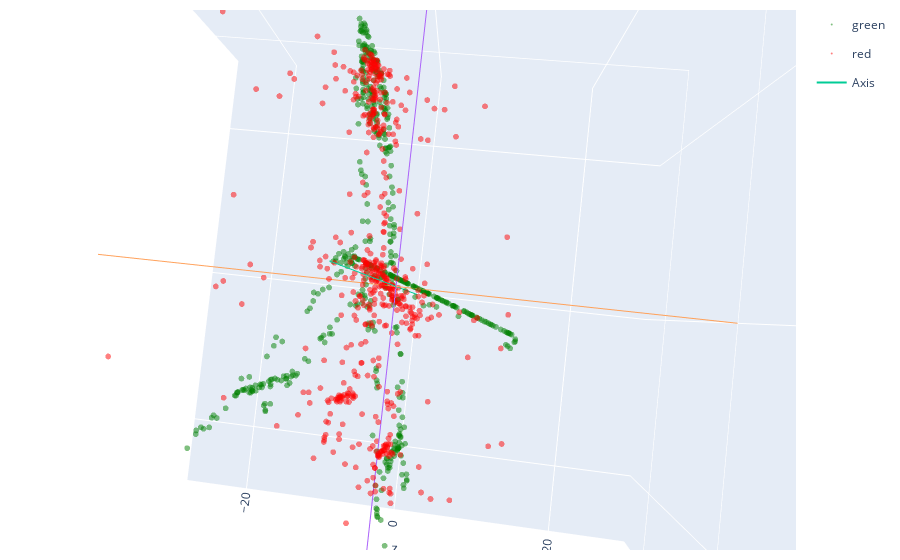

Notebook cell for this chart:
### Code cell
min_dist, best_t = get_4pointsample_transform_mat(embedding, points, dist_agg_fn=None, t_sample=10000000)

aligned_points = apply_transformation(embedding, best_t)

plot_3D([points, aligned_points])

### Figure 1 — Plotly figure (JSON) as saved in the notebook; plotly's stock layout.template omitted (floating-point values rounded to 4 significant figures; data arrays with more than 128 entries replaced by an {"elided": "..."} marker saying what was removed)
{"data": [{"legendgroup": "green", "marker": {"color": "green", "opacity": 0.5, "size": 2, "symbol": "circle"}, "mode": "markers", "name": "green", "showlegend": true, "type": "scatter3d", "x": {"elided": "512 float values"}, "y": {"elided": "512 float values"}, "z": {"elided": "512 float values"}}, {"legendgroup": "red", "marker": {"color": "red", "opacity": 0.5, "size": 2, "symbol": "circle"}, "mode": "markers", "name": "red", "showlegend": true, "type": "scatter3d", "x": {"elided": "512 float values"}, "y": {"elided": "512 float values"}, "z": {"elided": "512 float values"}}, {"legendgroup": "axis", "mode": "lines", "name": "Axis", "showlegend": true, "type": "scatter3d", "x": [-28.26, 29.5], "y": [0, 0], "z": [0, 0]}, {"legendgroup": "axis", "mode": "lines", "name": "Axis", "showlegend": false, "type": "scatter3d", "x": [0, 0], "y": [-28.26, 29.5], "z": [0, 0]}, {"legendgroup": "axis", "mode": "lines", "name": "Axis", "showlegend": false, "type": "scatter3d", "x": [0, 0], "y": [0, 0], "z": [29.5, -28.26]}], "layout": {"autosize": true, "margin": {"b": 10, "l": 10, "r": 10, "t": 10}, "scene": {"aspectmode": "cube", "aspectratio": {"x": 1, "y": 1, "z": 1}, "camera": {"center": {"x": 0, "y": 0, "z": 0}, "eye": {"x": 0.9947, "y": -0.03853, "z": -0.09497}, "projection": {"type": "perspective"}, "up": {"x": 0.04856, "y": 0.9932, "z": 0.1056}}, "xaxis": {"nticks": 4, "range": [-28.26, 29.5], "type": "linear"}, "yaxis": {"nticks": 4, "range": [-28.26, 29.5], "type": "linear"}, "zaxis": {"nticks": 4, "range": [29.5, -28.26], "type": "linear"}}}}
